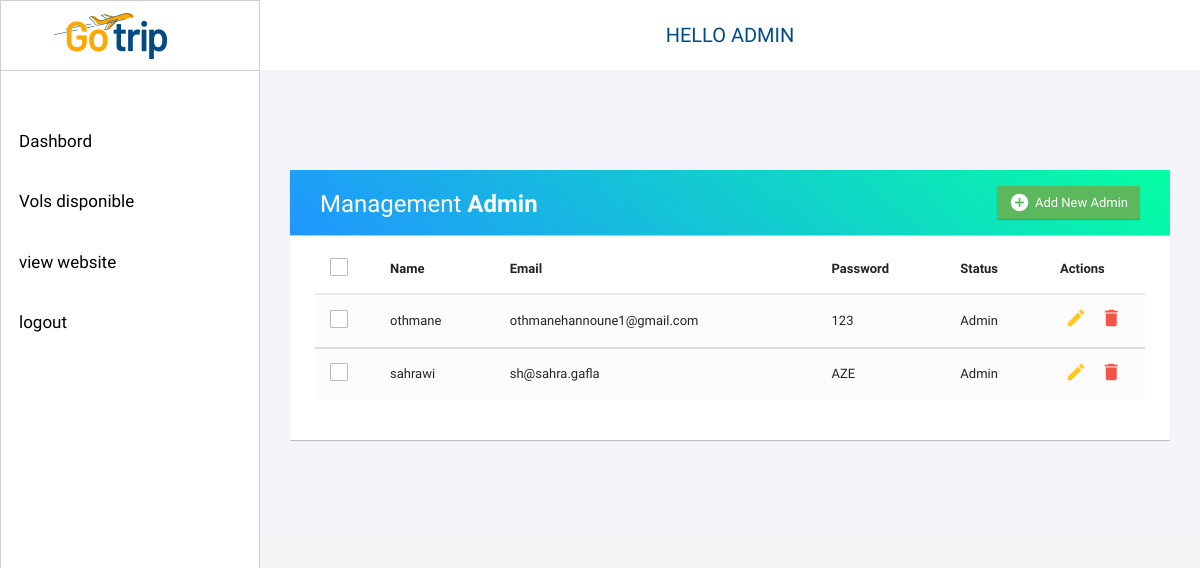
/admin/admin.php, run on the app's committed database.
### tables this page shows
CREATE TABLE `users` (
  `iduser` int(11) NOT NULL,
  `username` varchar(200) NOT NULL,
  `mail` varchar(200) NOT NULL,
  `pass_word` varchar(50) NOT NULL,
  `statu` varchar(100) NOT NULL
);

### admin/admin.php (the view, shortened to what this page needs)
<?php
   	include "header.php";
	$db = mysqli_connect("127.0.0.1", "root", "", "db_gestionvols");
    $query = mysqli_query($db, "SELECT * from users where statu = 'Admin'" );
?>
            <div class="session">
            <?php echo "HELLO ADMIN". ' '. $_SESSION['USERNAME'];?>
            </div>
        </nav>
 <div class="boxContent">
     <div class="firstRow">
        <div class="table-wrapper">
            <div class="table-title">
                <div class="row">
                    <div class="col-sm-6">
						<h2>Management <b>Admin</b></h2>
					</div>
					<div class="col-sm-6">
						<a href="#addEmployeeModal" class="btn btn-success" data-toggle="modal"><i class="material-icons">&#xE147;</i> <span>Add New Admin</span></a>
					</div>
                </div>
			</div>
            <table class="table table-striped table-hover">
                <thead>
                    <tr>
						<th>
							<span class="custom-checkbox">
								<label for="selectAll"></label>
							</span>
						</th>
                        <th>Name</th>
                        <th>Email</th>
						<th>Password</th>
                        <th>Status</th>
                        <th>Actions</th>
                    </tr>
				</thead>
				<?php while ($fetch = mysqli_fetch_array($query)) {
		?>
                <tbody>
					<tr>
						<td>
							<span class="custom-checkbox">
								<label for="checkbox1"></label>
							</span>
						</td>
				       <td><?php echo $fetch['username']; ?></td>
                       <td><?php echo $fetch['mail']; ?></td>
					   <td><?php echo $fetch['pass_word']; ?></td>
					   <td><?php echo $fetch['statu']; ?></td>
						<td>
							<a href="update.php?id=<?php echo $fetch['iduser']; ?>" class="edit"><i class="material-icons" data-toggle="tooltip" title="Edit">&#xE254;</i></a>
							<a href="delete.php?id=<?php echo $fetch['iduser']; ?>" class="delete" ><i class="material-icons" data-toggle="tooltip" title="Delete">&#xE872;</i></a>
						</td>
					</tr>
				<?php } ?>
                </tbody>
            </table>
    </div>

### admin/css/head.css (style rules this page uses)
:root { --color-white: white; --color-black: black; --color-grey: #CECECE; --color-primary: #7385F2; }
* { margin: 0; padding: 0; box-sizing: border-box; }
body { font-family: 'Roboto', sans-serif; }
.session { font-size: 10pw; }
.boxContent { padding: 70px 30px; }

### admin/css/admin.css (style rules this page uses)
body { color: #566787; background: #f5f5f5; font-family: 'Varela Round', sans-serif; font-size: 13px; }
.session { display: flex; height: 70px; align-items: center; justify-content: center; color: #024c86; font-size: 20px; text-transform: uppercase; }
.table-wrapper { background: #fff; padding: 20px 25px; margin: 30px 0; border-radius:1px; box-shadow: 0 1px 1px rgba(0, 0, 0, 0.247); }
.table-title { padding-bottom: 15px; background: linear-gradient(40deg, #2096ff, #05ffa3) !important; color: #fff; padding: 16px 30px; margin: -20px -25px 10px; border-radius: 1px 1px 0 0; box-shadow: 0 1px 1px rgba(0, 0, 0, 0.247); }
.table-title h2 { margin: 5px 0 0; font-size: 24px; }
.table-title .btn { color: #fff; float: right; font-size: 13px; border: none; min-width: 50px; border-radius: 1px; border: none; outline: none !important; margin-left: 10px; box-shadow: 0 1px 1px rgba(0, 0, 0, 0.247); }
.table-title .btn i { float: left; font-size: 21px; margin-right: 5px; }
.table-title .btn span { float: left; margin-top: 2px; }
table.table tr th, table.table tr td { border-color: #e9e9e9; padding: 12px 15px; vertical-align: middle; }
table.table tr th:first-child { width: 60px; }
table.table tr th:last-child { width: 100px; }
table.table-striped tbody tr:nth-of-type(odd) { background-color: #fcfcfc; }
table.table td:last-child i { opacity: 0.9; font-size: 22px; margin: 0 5px; }
table.table td a { font-weight: bold; color: #566787; display: inline-block; text-decoration: none; outline: none !important; }
table.table td a.edit { color: #FFC107; }
table.table td a.delete { color: #F44336; }
table.table td i { font-size: 19px; }
.custom-checkbox { position: relative; }
.custom-checkbox label:before { width: 18px; height: 18px; }
.custom-checkbox label:before { content: ''; margin-right: 10px; display: inline-block; vertical-align: text-top; background: white; border: 1px solid #bbb; border-radius: 1px; box-sizing: border-box; z-index: 2; }

### admin/css/vols.css (style rules this page uses)
.btn i { float: left; font-size: 21px; margin-right: 5px; }

### data on the page
users: username "othmane", mail "othmanehannoune1@gmail.com", pass_word "123", statu "Admin"
users: username "sahrawi", mail "sh@sahra.gafla", pass_word "AZE", statu "Admin"
